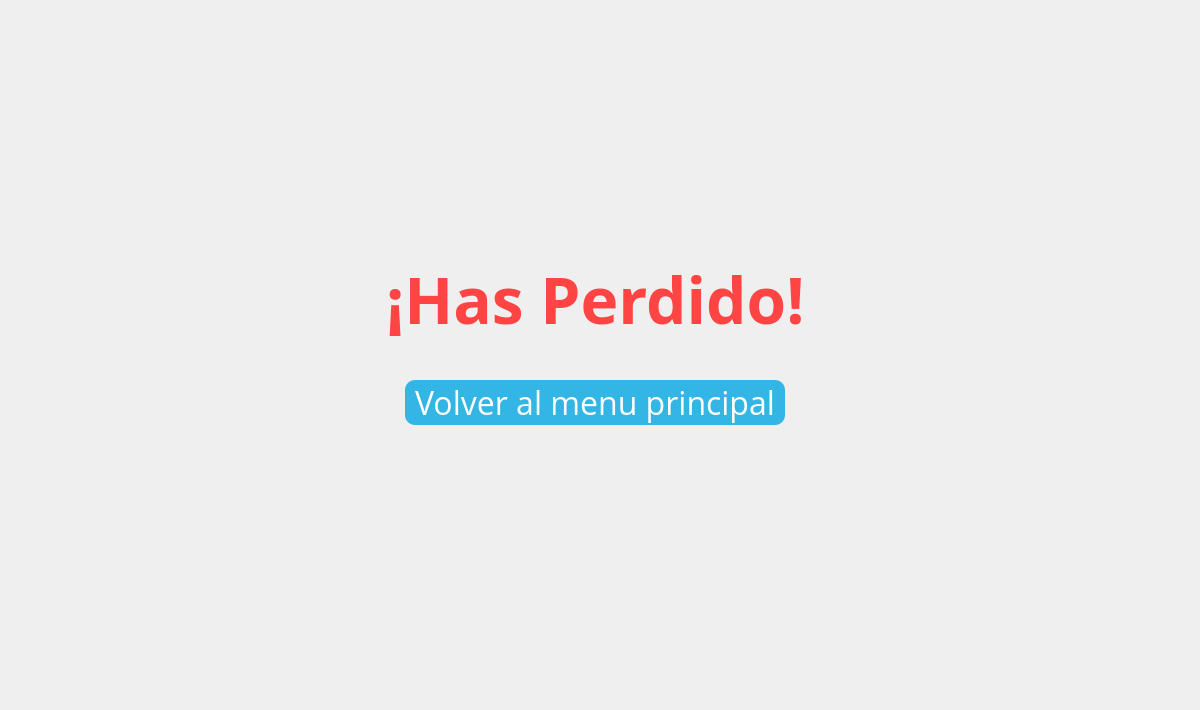
    <widget class="QWidget" name="LoseMenu">
     <property name="styleSheet">
      <string notr="true">#LoseMenu {
background-color: rgb(38, 50, 56);
border-color: rgb(255, 136, 0);
border-width: 3px;
border-style: solid;
}</string>
     </property>
     <widget class="QWidget" name="verticalLayoutWidget_3">
      <property name="geometry">
       <rect>
        <x>0</x>
        <y>0</y>
        <width>1191</width>
        <height>701</height>
       </rect>
      </property>
      <layout class="QVBoxLayout" name="verticalLayout_11">
       <property name="topMargin">
        <number>250</number>
       </property>
       <property name="bottomMargin">
        <number>250</number>
       </property>
       <item alignment="Qt::AlignHCenter|Qt::AlignVCenter">
        <widget class="QLabel" name="label_8">
         <property name="font">
          <font>
           <family>Open Sans</family>
           <pointsize>48</pointsize>
           <weight>75</weight>
           <bold>true</bold>
          </font>
         </property>
         <property name="styleSheet">
          <string notr="true">color: rgb(255, 68, 68);</string>
         </property>
         <property name="text">
          <string>¡Has Perdido!</string>
         </property>
        </widget>
       </item>
       <item alignment="Qt::AlignHCenter|Qt::AlignVCenter">
        <widget class="QPushButton" name="pushButton_13">
         <property name="font">
          <font>
           <family>Open Sans</family>
           <pointsize>24</pointsize>
          </font>
         </property>
         <property name="styleSheet">
          <string notr="true">background-color: rgb(51, 181, 229);
color: rgb(255, 255, 255);
border-radius: 10px;
padding-right: 10px;
padding-left: 10px;
border-color: rgb(0, 200, 81);

</string>
         </property>
         <property name="text">
          <string>Volver al menu principal</string>
         </property>
        </widget>
       </item>
      </layout>
     </widget>
    </widget>
